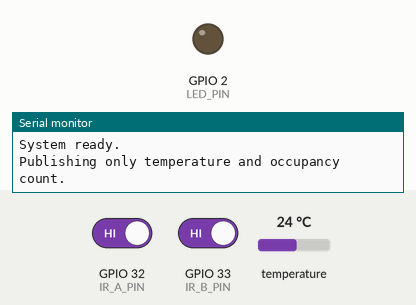
Recording of a sketch running on a simulated ESP32. Parts: output pins drawn as LEDs (lit = HIGH), the last lines printed to the serial monitor. The inputs (shaded band) are chosen by the test bench; at power-on: GPIO 32 (IR_A_PIN) HIGH, GPIO 33 (IR_B_PIN) HIGH, temperature 24 °C. WiFi joins after 1.5 s; servers stay silent unless stated; no MQTT or app messages arrive unless stated.

Above: at 3.7 s.
3.8 s: GPIO 32 (IR_A_PIN) driven LOW
At 5.1 s:
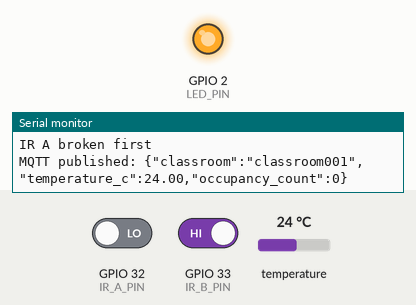
6.8 s: GPIO 32 (IR_A_PIN) driven HIGH and GPIO 33 (IR_B_PIN) driven HIGH
At 7.3 s:
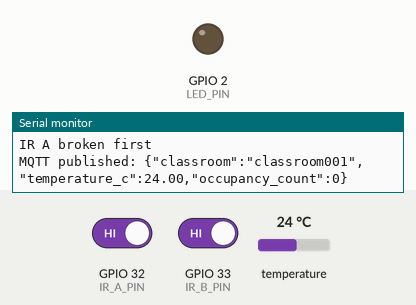
8.3 s: GPIO 32 (IR_A_PIN) driven LOW
At 9.1 s:
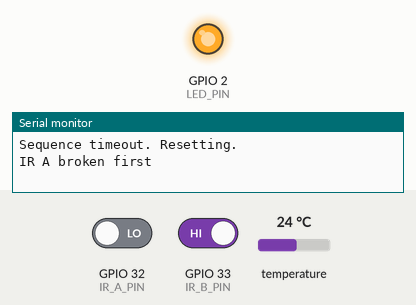
13.8 s: GPIO 32 (IR_A_PIN) driven HIGH
At 14.5 s:
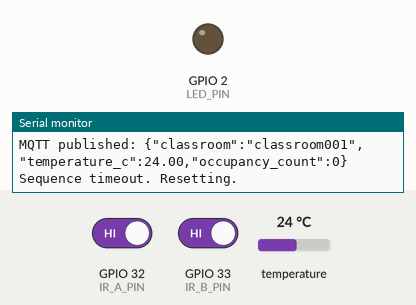
15.3 s: GPIO 33 (IR_B_PIN) driven LOW
At 15.9 s:
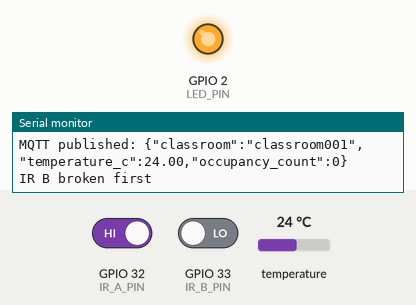
Timing chart, 0 to 17.8 s (numbered marks = the images above; inputs shaded):
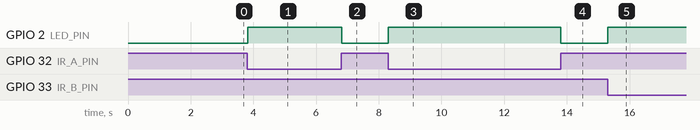

Measured:
- after the input at 3.8 s, GPIO 2 (LED_PIN): LOW → HIGH at once
- after the input at 6.8 s, GPIO 2 (LED_PIN): HIGH → LOW at once
- after the input at 8.3 s, GPIO 2 (LED_PIN): LOW → HIGH at once
- after the input at 13.8 s, GPIO 2 (LED_PIN): HIGH → LOW at once
- after the input at 15.3 s, GPIO 2 (LED_PIN): LOW → HIGH at once

The sketch:

campus_sensor_publisher.ino
```cpp
#include <WiFi.h>
#include <PubSubClient.h>
#include <Wire.h>
#include "Adafruit_SHT31.h"

// -------------------- WiFi Details --------------------
const char* WIFI_SSID = "YOUR_WIFI_NAME";
const char* WIFI_PASSWORD = "YOUR_WIFI_PASSWORD";

// -------------------- MQTT Details --------------------
const char* MQTT_BROKER = "broker.hivemq.com";
const int MQTT_PORT = 1883;

const char* MQTT_TOPIC = "smartclassroom/classroom001/telemetry";

// -------------------- SHT30 --------------------
Adafruit_SHT31 sht30 = Adafruit_SHT31();

#define SDA_PIN 21
#define SCL_PIN 22

// -------------------- IR Sensors --------------------
#define IR_A_PIN 32
#define IR_B_PIN 33
#define LED_PIN 2

// Your IR sensors:
// Beam clear  = HIGH
// Beam broken = LOW
#define BEAM_BROKEN_LEVEL LOW

// -------------------- MQTT Objects --------------------
WiFiClient espClient;
PubSubClient mqtt(espClient);

// -------------------- Occupancy Variables --------------------
int occupancy = 0;

bool prevA = false;
bool prevB = false;

int firstBeam = 0;
// 0 = none
// 1 = IR A first
// 2 = IR B first

unsigned long firstBeamTime = 0;
const unsigned long SEQUENCE_TIMEOUT = 4000;

bool waitingForClear = false;

// -------------------- Temperature Variables --------------------
float temperature = 0.0;

// -------------------- Timing --------------------
unsigned long lastTempReadTime = 0;
const unsigned long TEMP_READ_INTERVAL = 2000;

unsigned long lastMqttPublishTime = 0;
const unsigned long MQTT_PUBLISH_INTERVAL = 5000;

// -------------------- WiFi Connect --------------------
void connectWiFi() {
  Serial.print("Connecting to WiFi: ");
  Serial.println(WIFI_SSID);

  WiFi.begin(WIFI_SSID, WIFI_PASSWORD);

  while (WiFi.status() != WL_CONNECTED) {
    delay(500);
    Serial.print(".");
  }

  Serial.println();
  Serial.println("WiFi connected.");
  Serial.print("ESP32 IP address: ");
  Serial.println(WiFi.localIP());
}

// -------------------- MQTT Connect --------------------
void connectMQTT() {
  while (!mqtt.connected()) {
    Serial.println("Connecting to MQTT...");

    String clientId = "ESP32-Classroom001-";
    clientId += String((uint32_t)ESP.getEfuseMac(), HEX);

    if (mqtt.connect(clientId.c_str())) {
      Serial.println("MQTT connected.");
    } else {
      Serial.print("MQTT failed. State: ");
      Serial.println(mqtt.state());
      Serial.println("Trying again in 2 seconds...");
      delay(2000);
    }
  }
}

// -------------------- Read Temperature --------------------
void readTemperature() {
  float t = sht30.readTemperature();

  if (!isnan(t)) {
    temperature = t;
  } else {
    Serial.println("Warning: Failed to read SHT30 temperature.");
  }
}

// -------------------- Publish MQTT --------------------
void publishMQTT() {
  char payload[160];

  snprintf(payload, sizeof(payload),
           "{\"classroom\":\"classroom001\",\"temperature_c\":%.2f,\"occupancy_count\":%d}",
           temperature,
           occupancy);

  bool success = mqtt.publish(MQTT_TOPIC, payload);

  if (success) {
    Serial.print("MQTT published: ");
    Serial.println(payload);
  } else {
    Serial.println("MQTT publish failed.");
  }
}

// -------------------- Update Occupancy --------------------
void updateOccupancy() {
  bool currentA = digitalRead(IR_A_PIN) == BEAM_BROKEN_LEVEL;
  bool currentB = digitalRead(IR_B_PIN) == BEAM_BROKEN_LEVEL;

  bool aJustBroken = currentA && !prevA;
  bool bJustBroken = currentB && !prevB;

  if (currentA || currentB) {
    digitalWrite(LED_PIN, HIGH);
  } else {
    digitalWrite(LED_PIN, LOW);
  }

  if (waitingForClear) {
    if (!currentA && !currentB) {
      waitingForClear = false;
      firstBeam = 0;
      Serial.println("Both beams clear. Ready for next person.");
    }

    prevA = currentA;
    prevB = currentB;
    return;
  }

  if (firstBeam == 0) {
    if (aJustBroken) {
      firstBeam = 1;
      firstBeamTime = millis();
      Serial.println("IR A broken first");
    }
    else if (bJustBroken) {
      firstBeam = 2;
      firstBeamTime = millis();
      Serial.println("IR B broken first");
    }
  }
  else {
    if (millis() - firstBeamTime > SEQUENCE_TIMEOUT) {
      Serial.println("Sequence timeout. Resetting.");
      firstBeam = 0;
    }

    // A then B = Entry
    if (firstBeam == 1 && bJustBroken) {
      occupancy++;

      Serial.print("ENTRY detected. Occupancy = ");
      Serial.println(occupancy);

      waitingForClear = true;

      // Send MQTT immediately when occupancy changes
      publishMQTT();
    }

    // B then A = Exit
    if (firstBeam == 2 && aJustBroken) {
      if (occupancy > 0) {
        occupancy--;
      }

      Serial.print("EXIT detected. Occupancy = ");
      Serial.println(occupancy);

      waitingForClear = true;

      // Send MQTT immediately when occupancy changes
      publishMQTT();
    }
  }

  prevA = currentA;
  prevB = currentB;
}

// -------------------- Setup --------------------
void setup() {
  Serial.begin(115200);
  delay(1000);

  pinMode(IR_A_PIN, INPUT_PULLUP);
  pinMode(IR_B_PIN, INPUT_PULLUP);
  pinMode(LED_PIN, OUTPUT);

  Wire.begin(SDA_PIN, SCL_PIN);

  Serial.println("Starting Smart Classroom MQTT prototype...");

  if (!sht30.begin(0x44)) {
    Serial.println("SHT30 not found at 0x44. Trying 0x45...");

    if (!sht30.begin(0x45)) {
      Serial.println("SHT30 not found.");
      Serial.println("Check wiring: VIN, GND, SDA/RH=21, SCL/T=22");
      while (1) {
        delay(10);
      }
    }
  }

  Serial.println("SHT30 found successfully.");

  readTemperature();

  connectWiFi();

  mqtt.setServer(MQTT_BROKER, MQTT_PORT);
  connectMQTT();

  Serial.println("System ready.");
  Serial.println("Publishing only temperature and occupancy count.");
}

// -------------------- Main Loop --------------------
void loop() {
  if (WiFi.status() != WL_CONNECTED) {
    connectWiFi();
  }

  if (!mqtt.connected()) {
    connectMQTT();
  }

  mqtt.loop();

  // IR occupancy must run continuously
  updateOccupancy();

  // Read temperature every 2 seconds
  if (millis() - lastTempReadTime >= TEMP_READ_INTERVAL) {
    lastTempReadTime = millis();
    readTemperature();
  }

  // Publish normal telemetry every 5 seconds
  if (millis() - lastMqttPublishTime >= MQTT_PUBLISH_INTERVAL) {
    lastMqttPublishTime = millis();
    publishMQTT();
  }

  delay(20);
}
```
